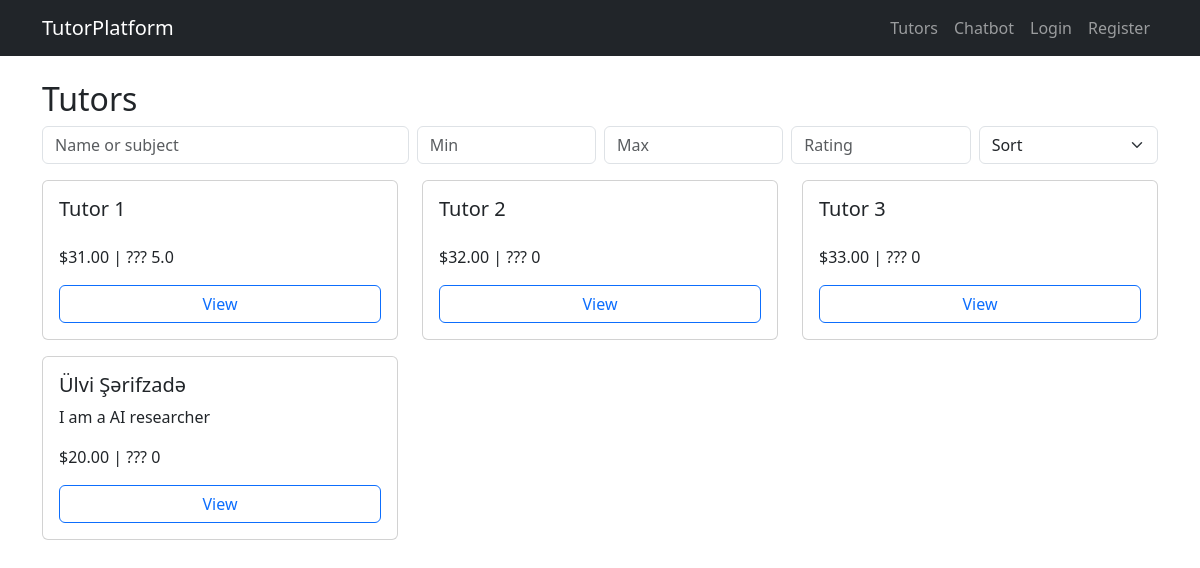
The page /tutors/ on the database its author committed.
### apps/tutors/models.py (models this page shows, shortened)
class TutorProfile(models.Model):
    class Status(models.TextChoices):
        PENDING = "pending", "Pending"
        ACTIVE = "active", "Active"
        SUSPENDED = "suspended", "Suspended"
    user = models.OneToOneField(settings.AUTH_USER_MODEL, on_delete=models.CASCADE, related_name="tutor_profile")
    bio = models.TextField(blank=True)
    education = models.CharField(max_length=255, blank=True)
    hourly_rate = models.DecimalField(max_digits=8, decimal_places=2, default=20)
    profile_photo = models.ImageField(upload_to="tutor_photos/", blank=True, null=True)
    status = models.CharField(max_length=20, choices=Status.choices, default=Status.PENDING)
    subjects = models.ManyToManyField(Subject, blank=True)
    @property
    def average_rating(self):
        data = self.reviews.aggregate(avg=Avg("rating"))
        return round(data["avg"] or 0, 2)

### apps/accounts/models.py (models this page shows, shortened)
class User(AbstractUser):
    class Role(models.TextChoices):
        STUDENT = "student", "Student"
        TUTOR = "tutor", "Tutor"
        ADMIN = "admin", "Admin"
    username = models.CharField(max_length=150, unique=True)
    email = models.EmailField(unique=True)
    full_name = models.CharField(max_length=255)
    role = models.CharField(max_length=20, choices=Role.choices, default=Role.STUDENT)
    USERNAME_FIELD = "email"
    REQUIRED_FIELDS = ["username", "full_name"]
    objects = UserManager()

### apps/tutors/views.py (the view)
# urls.py: path("", views.tutor_list, name="list"),
def tutor_list(request):
    tutors = TutorProfile.objects.filter(status=TutorProfile.Status.ACTIVE).annotate(avg_rating=Avg("reviews__rating"))
    q = request.GET.get("q", "").strip()
    price_min = request.GET.get("price_min")
    price_max = request.GET.get("price_max")
    min_rating = request.GET.get("min_rating")
    sort = request.GET.get("sort")
    if q:
        tutors = tutors.filter(Q(user__full_name__icontains=q) | Q(subjects__name__icontains=q)).distinct()
    if price_min:
        tutors = tutors.filter(hourly_rate__gte=price_min)
    if price_max:
        tutors = tutors.filter(hourly_rate__lte=price_max)
    if min_rating:
        tutors = tutors.filter(avg_rating__gte=min_rating)
    if sort == "rating_desc":
        tutors = tutors.order_by("-avg_rating")
    elif sort == "price_asc":
        tutors = tutors.order_by("hourly_rate")
    return render(request, "tutors/tutor_list.html", {"tutors": tutors})

### apps/tutors/templates/tutors/tutor_list.html
{% extends 'core/base.html' %}
{% block content %}
<h2>Tutors</h2>
<form method="get" class="row g-2 mb-3">
  <div class="col-md-4"><input name="q" class="form-control" placeholder="Name or subject" value="{{ request.GET.q }}"></div>
  <div class="col-md-2"><input name="price_min" type="number" class="form-control" placeholder="Min"></div>
  <div class="col-md-2"><input name="price_max" type="number" class="form-control" placeholder="Max"></div>
  <div class="col-md-2"><input name="min_rating" type="number" step="0.1" class="form-control" placeholder="Rating"></div>
  <div class="col-md-2"><select name="sort" class="form-select"><option value="">Sort</option><option value="rating_desc">Rating</option><option value="price_asc">Price</option></select></div>
</form>
<div class="row">
{% for t in tutors %}
  <div class="col-md-4 mb-3"><div class="card p-3"><h5>{{ t.user.full_name }}</h5><p>{{ t.bio|truncatechars:80 }}</p><p>${{ t.hourly_rate }} | ??? {{ t.average_rating }}</p><a href="{% url 'tutors:detail' t.id %}" class="btn btn-outline-primary">View</a></div></div>
{% empty %}<p>No tutors found.</p>{% endfor %}
</div>
{% endblock %}

### apps/core/templates/core/base.html (shortened to what this page needs)
<!doctype html>
<html lang="en">
<head>
  <link href="https://cdn.jsdelivr.net/npm/bootstrap@5.3.3/dist/css/bootstrap.min.css" rel="stylesheet">
</head>
<body>
  {% include 'includes/navbar.html' %}
  <main class="container py-4">
    {% block content %}{% endblock %}
  </main>
</body>
</html>

### templates/includes/navbar.html
<nav class="navbar navbar-expand-lg navbar-dark bg-dark">
  <div class="container">
    <a class="navbar-brand" href="{% url 'core:home' %}">TutorPlatform</a>
    <div class="collapse navbar-collapse show">
      <ul class="navbar-nav ms-auto">
        <li class="nav-item"><a class="nav-link" href="{% url 'tutors:list' %}">Tutors</a></li>
        <li class="nav-item"><a class="nav-link" href="{% url 'core:chatbot' %}">Chatbot</a></li>
        {% if user.is_authenticated %}
          <li class="nav-item"><a class="nav-link" href="{% url 'dashboard:home' %}">Dashboard</a></li>
          {% if user.role == 'tutor' %}<li class="nav-item"><a class="nav-link" href="{% url 'tutors:profile_edit' %}">Profile</a></li>{% endif %}
          <li class="nav-item">
            <form method="post" action="{% url 'accounts:logout' %}" class="d-inline">
              {% csrf_token %}
              <button type="submit" class="nav-link btn btn-link text-decoration-none">Logout</button>
            </form>
          </li>
        {% else %}
          <li class="nav-item"><a class="nav-link" href="{% url 'accounts:login' %}">Login</a></li>
          <li class="nav-item"><a class="nav-link" href="{% url 'accounts:register' %}">Register</a></li>
        {% endif %}
      </ul>
    </div>
  </div>
</nav>

### rows shown on the page
TutorProfile: user.full_name "Tutor 1", hourly_rate "31.00", average_rating "5.0"
TutorProfile: user.full_name "Tutor 2", hourly_rate "32.00", average_rating "0"
TutorProfile: user.full_name "Tutor 3", hourly_rate "33.00", average_rating "0"
TutorProfile: user.full_name "Ülvi Şərifzadə", bio "I am a AI researcher", hourly_rate "20.00", average_rating "0"
